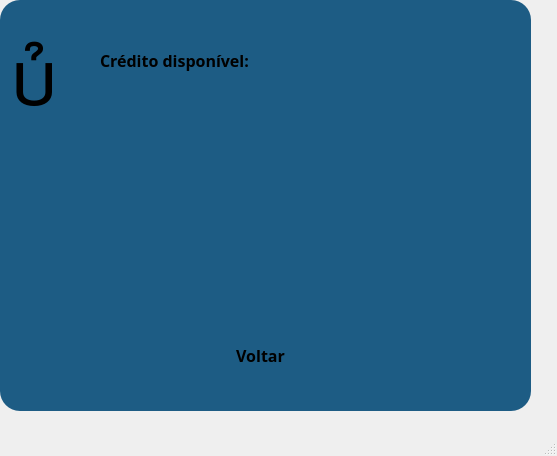
<?xml version="1.0" encoding="UTF-8"?>
<ui version="4.0">
 <class>MainWindow</class>
 <widget class="QMainWindow" name="MainWindow">
  <property name="geometry">
   <rect>
    <x>0</x>
    <y>0</y>
    <width>557</width>
    <height>456</height>
   </rect>
  </property>
  <property name="windowTitle">
   <string>MainWindow</string>
  </property>
  <widget class="QWidget" name="centralwidget">
   <widget class="QWidget" name="widget" native="true">
    <property name="geometry">
     <rect>
      <x>0</x>
      <y>0</y>
      <width>531</width>
      <height>411</height>
     </rect>
    </property>
    <property name="styleSheet">
     <string notr="true">background-color: rgb(29, 92, 132);
border-radius:20px;</string>
    </property>
    <widget class="QLabel" name="label">
     <property name="geometry">
      <rect>
       <x>10</x>
       <y>20</y>
       <width>151</width>
       <height>101</height>
      </rect>
     </property>
     <property name="font">
      <font>
       <pointsize>60</pointsize>
      </font>
     </property>
     <property name="styleSheet">
      <string notr="true">background-color: 0</string>
     </property>
     <property name="text">
      <string></string>
     </property>
    </widget>
    <widget class="QLabel" name="msg_label">
     <property name="geometry">
      <rect>
       <x>120</x>
       <y>290</y>
       <width>281</width>
       <height>16</height>
      </rect>
     </property>
     <property name="text">
      <string/>
     </property>
    </widget>
    <widget class="QPushButton" name="voltarButton">
     <property name="geometry">
      <rect>
       <x>190</x>
       <y>330</y>
       <width>141</width>
       <height>51</height>
      </rect>
     </property>
     <property name="font">
      <font>
       <family>Arial Black</family>
       <pointsize>12</pointsize>
       <weight>75</weight>
       <bold>true</bold>
      </font>
     </property>
     <property name="styleSheet">
      <string notr="true">
QPushButton#sairButton{
background-color:rgba(2, 65, 118, 255);
color:rgba(255, 255, 255, 200);
border-radius:5px;
}

QPushButton#sairButton:pressed{
padding-left:5px;
padding-top:5px;
background-color:qlineargradient(spread:pad, x1:1, y1:1, x2:1, y2:0, stop:0 rgba(66, 199, 255, 100), stop:1 rgba(255, 255, 255, 100));
}

QPushButton#sairButton{
background-color:rgba(2, 65, 118, 255);
}
</string>
     </property>
     <property name="text">
      <string>Voltar</string>
     </property>
    </widget>
    <widget class="QLabel" name="labelSaldo">
     <property name="geometry">
      <rect>
       <x>100</x>
       <y>50</y>
       <width>181</width>
       <height>21</height>
      </rect>
     </property>
     <property name="font">
      <font>
       <family>Arial Black</family>
       <pointsize>12</pointsize>
       <weight>75</weight>
       <bold>true</bold>
      </font>
     </property>
     <property name="styleSheet">
      <string notr="true">background-color: 0</string>
     </property>
     <property name="text">
      <string>Crédito disponível:</string>
     </property>
    </widget>
    <widget class="QLabel" name="name_label">
     <property name="geometry">
      <rect>
       <x>140</x>
       <y>20</y>
       <width>111</width>
       <height>21</height>
      </rect>
     </property>
     <property name="font">
      <font>
       <family>Arial Black</family>
       <pointsize>12</pointsize>
       <weight>75</weight>
       <bold>true</bold>
      </font>
     </property>
     <property name="styleSheet">
      <string notr="true">background-color: 0</string>
     </property>
     <property name="text">
      <string/>
     </property>
    </widget>
    <widget class="QLabel" name="labelSaldo_2">
     <property name="geometry">
      <rect>
       <x>270</x>
       <y>50</y>
       <width>181</width>
       <height>21</height>
      </rect>
     </property>
     <property name="font">
      <font>
       <family>Arial Black</family>
       <pointsize>12</pointsize>
       <weight>75</weight>
       <bold>true</bold>
      </font>
     </property>
     <property name="styleSheet">
      <string notr="true">background-color: 0</string>
     </property>
     <property name="text">
      <string/>
     </property>
    </widget>
   </widget>
  </widget>
  <widget class="QMenuBar" name="menubar">
   <property name="geometry">
    <rect>
     <x>0</x>
     <y>0</y>
     <width>557</width>
     <height>21</height>
    </rect>
   </property>
  </widget>
  <widget class="QStatusBar" name="statusbar"/>
 </widget>
 <resources/>
 <connections/>
</ui>
